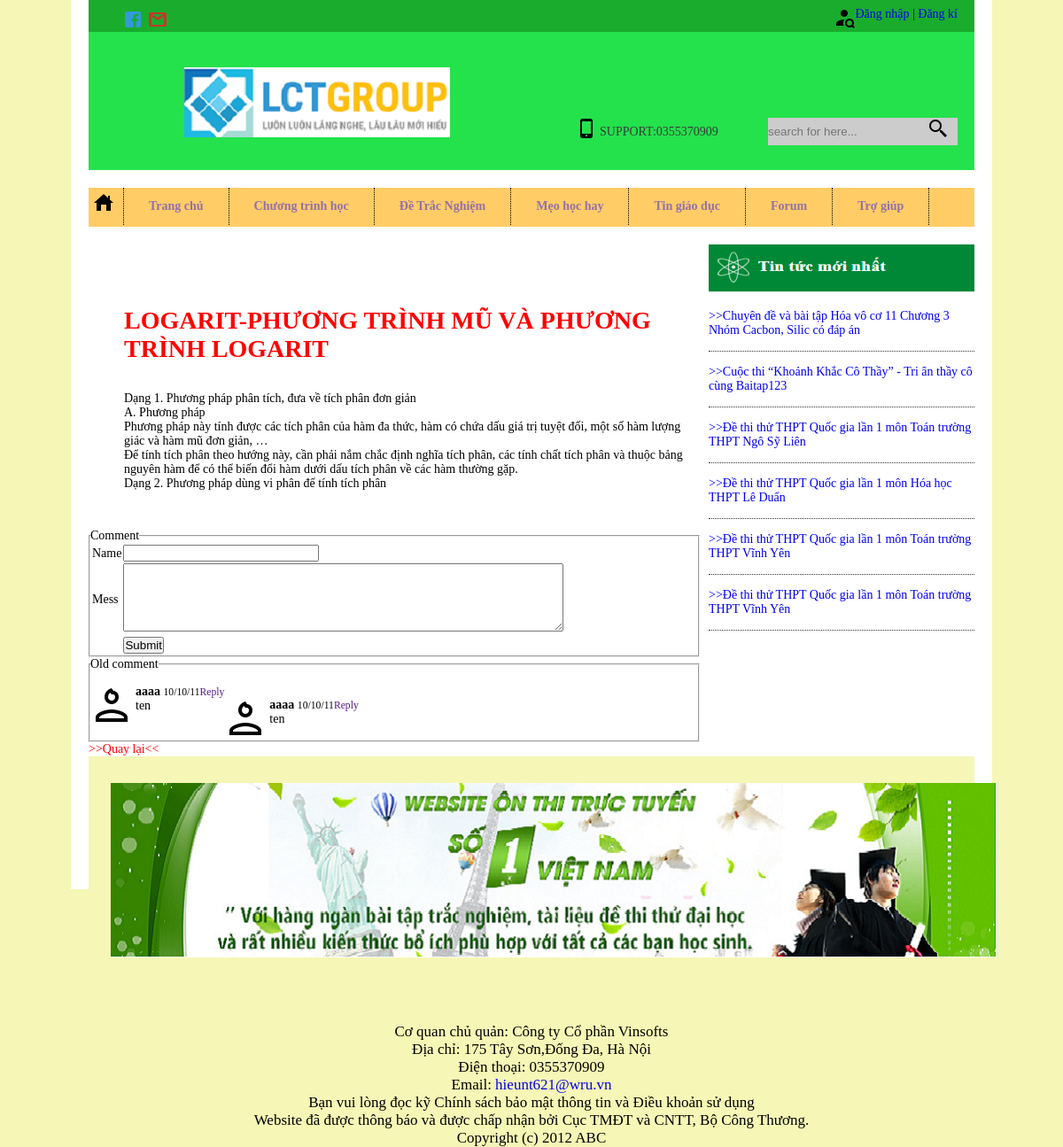
The page /2.source/chitietmon.php?id_ndm=1 on the database its author committed.
### tables this page shows
CREATE TABLE `chitietmon` (
  `id_ctm` int(11) NOT NULL,
  `tieude_ctm` varchar(255) NOT NULL,
  `noidung_ctm` text NOT NULL,
  `id_ndm` int(11) DEFAULT NULL
);

### 2.source/chitietmon.php (the view, shortened to what this page needs)
<?php
    include('heade.php');
?>
    <div id="header">
        <div class="content">
            <div id="thuvien" style="margin:40px 10px 10px 30px ">
                <?php
                if(isset($_GET["id_ndm"])){
                  $id = $_GET ["id_ndm"];}
                  $hostName = 'localhost';
                  $userName = 'root';
                  $passWord = '';
                  $databaseName = 'onthi';
                  $connect = new mysqli($hostName, $userName, $passWord, $databaseName);
                  mysqli_set_charset($connect,'UTF8');
                mysqli_query($connect,"SET NAMES 'UTF8'");
                $sql = "SELECT * FROM chitietmon WHERE id_ndm = $id ";
                $result = mysqli_query($connect,$sql);
                 $row = mysqli_fetch_array($result);
                ?>
                    <?php
                    echo"<h1><p style='color:red;'>$row[tieude_ctm]</p></h1>";
                    echo"<br/> <br/>";
                    echo"$row[noidung_ctm]";
                    ?>
                <br/>
                <br/>
            </div>
            <fieldset>
                <legend>Comment</legend>
                    <form action="chitietmon.php?id_ndm=<?php echo $id;?>" method="post">
                        <table>
                            <tr>
                                <td>Name</td>
                                <td><input type="text" size="25" name="txtname"/></td>
                            </tr>
                            <tr>
                                <td>Mess</td>
                                <td><textarea cols="60" rows="5" name="txtmess"></textarea></td>
                            </tr>
                            <tr>
                                <td></td>
                                <td><input type="submit" value="Submit" name="ok"/></td>
                            </tr>
                        </table>
                     </form>
                </fieldset>
                <fieldset>
                    <legend> Old comment</legend>
                    <ul>
                        <li style="clear-left; padding-top:15px; "> <img src="hinhanh/cmt.png" alt="" style="float:left;">
                            <div style="float:left; margin-left:3px">
                                <b> aaaa </b> <small> 10/10/11<a href="">Reply</a></small>
                                <p>ten</p>
                            </div>
                        </li>
                        <li style="clear-left; padding-top:15px; "> <img src="hinhanh/cmt.png" alt="" style="float:left;">
                            <div style="float:left; margin-left:3px">
                                <b> aaaa </b> <small> 10/10/11<a href="">Reply</a></small>
                                <p>ten</p>
                            </div>
                        </li>
                    </ul>
                </fieldset>
            <a href="ndtoan.php" ><p style='color:red;text-alig:center;'>>>Quay lại<<</p> </a>
        </div>
        <div class="sidebar">
            <div id="logo_tintuc"> <img src="hinhanh/tintuc.png" width="300" height="54" alt="Tin Tức nổi bật"></div>
            <div id="Tintuc">
                    <ul>
                      <li>
                        <a href="#" >>>Chuyên đề và bài tập Hóa vô cơ 11 Chương 3 Nhóm Cacbon, Silic có đáp án</a>
                      </li>
                      <li>
                        <a href="#" >>>Cuộc thi “Khoảnh Khắc Cô Thầy” - Tri ân thầy cô cùng Baitap123</a>
                      </li>
                      <li>
                          <a href="#">>>Đề thi thử THPT Quốc gia lần 1 môn Toán trường THPT Ngô Sỹ Liên</a>
                      </li>
                      <li>
                        <a href="#">>>Đề thi thử THPT Quốc gia lần 1 môn Hóa học THPT Lê Duẩn</a>
                      </li>
                      <li>
                        <a href="#">>>Đề thi thử THPT Quốc gia lần 1 môn Toán trường THPT Vĩnh Yên</a>
                        </li>
                      <li>
                       <a href="#">>>Đề thi thử THPT Quốc gia lần 1 môn Toán trường THPT Vĩnh Yên</a>
                      </li>
                    </ul>
              </div>
    </div>
    <?php include "footer.php"; ?>
</body>
</html>

### 2.source/style.css (style rules this page uses)
* { margin:0px; padding:0px; }
a { text-decoration:none; }
ul { list-style-type:none; }
body { font-family:"Times New Roman", Times, serif; font-size:14px; background:rgb(246, 246, 182); }
#header { width:1000px; height:auto; margin: 10px auto; }
.content { width: 69%; height: 100%; float: left; }
#thuvien { margin-top:30px; padding:30px 0px 1px 10px; }
.sidebar { width: 30%; height: 100%; float: right; }
.sidebar #Tintuc ul li { border-bottom: 1px dotted #333333; padding: 15px 0; }

### rows shown on the page
chitietmon: tieude_ctm "LOGARIT-PHƯƠNG TRÌNH MŨ VÀ PHƯƠNG TRÌNH LOGARIT", noidung_ctm "Dạng 1. Phương pháp phân tích, đưa về tích phân đơn giản A. Phương pháp Phương pháp này tính được các tích phân của hàm đa thức, hàm có chứa dấu giá trị tuyệt đối, một số hàm lượng giác và hàm mũ đơn giản, … Để tính tích phân theo hướng này, cần phải nắm chắc định nghĩa tích phân, các tính chất tích phân và thuộc bảng nguyên hàm để có thể biến đổi hàm dưới dấu tích phân về các hàm thường gặp. Dạng 2. Phương pháp dùng vi phân để tính tích phân"
